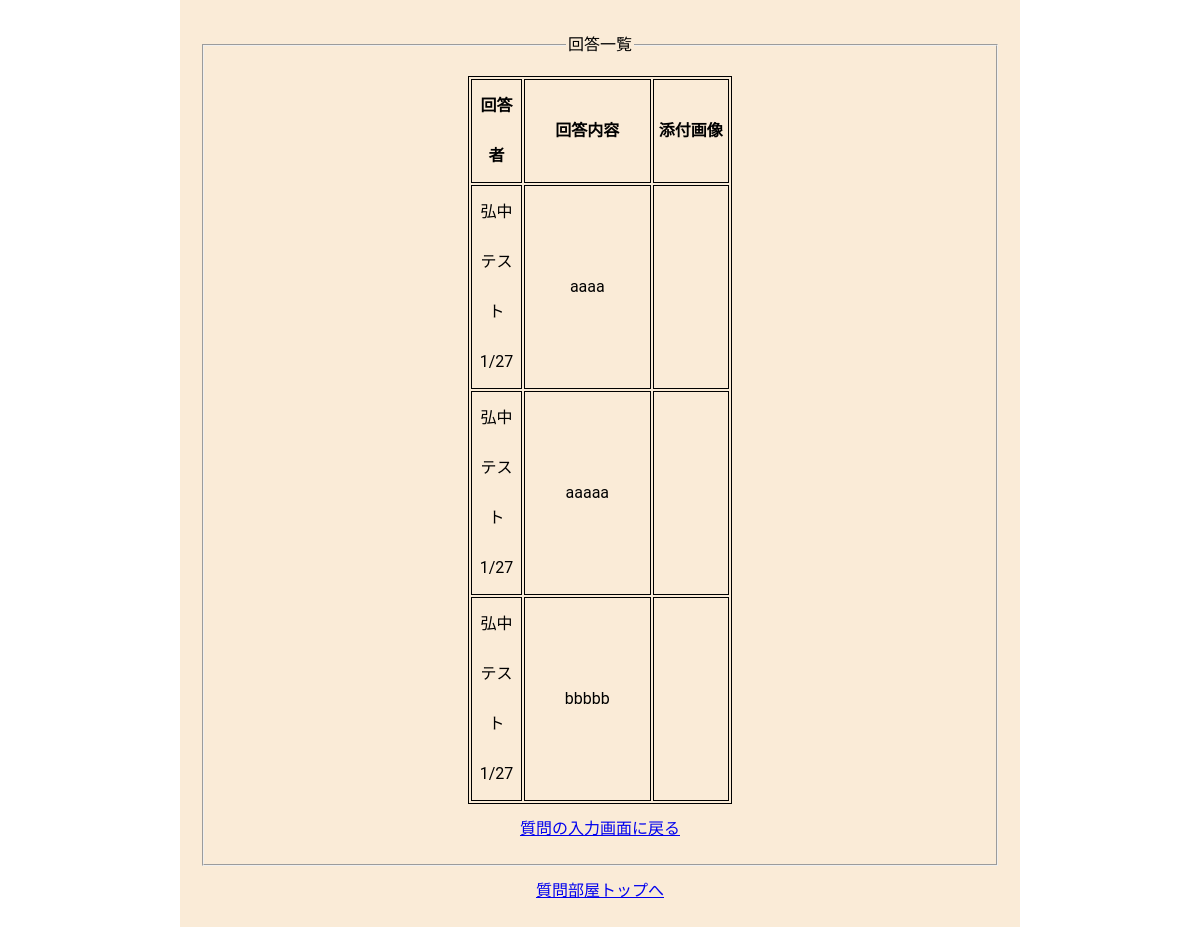
Before: /answer_read.php?id=7 (signed in) with the older database file.
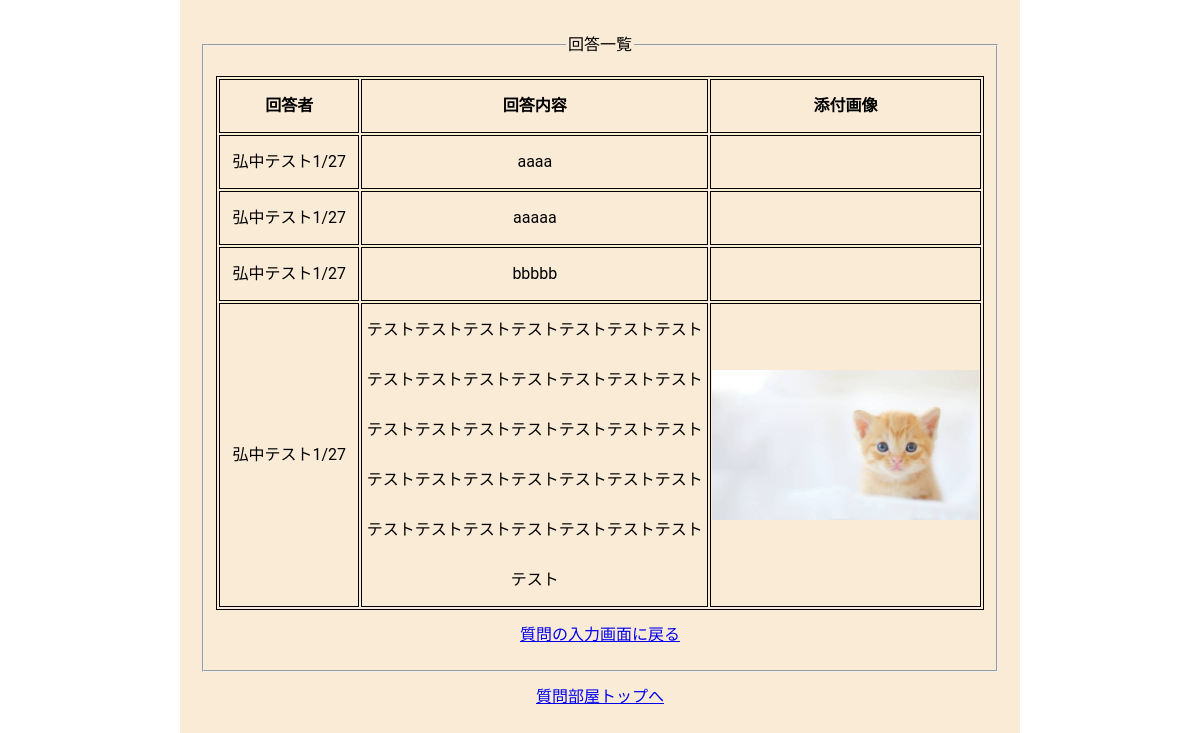
After: the same page with the newer database file.
### tables this page shows
CREATE TABLE `answer_table` (
  `id` int(11) NOT NULL,
  `user_id` int(11) NOT NULL,
  `question_id` int(11) NOT NULL,
  `answer` varchar(128) NOT NULL,
  `image` varchar(128) DEFAULT NULL,
  `created_at` datetime NOT NULL,
  `updated_at` datetime NOT NULL
);

### answer_read.php (the view, shortened to what this page needs)
<?php
$question_id = $_GET['id'];
$pdo = connect_to_db();
$sql = "SELECT * FROM answer_table LEFT OUTER JOIN
( SELECT id, user_name FROM user_table ) AS result_table
ON answer_table.user_id = result_table.id
WHERE question_id=:question_id ORDER BY created_at ASC";
$stmt = $pdo->prepare($sql);
$stmt->bindValue(':question_id', $question_id);
try {
  $status = $stmt->execute();
} catch (PDOException $e) {
  echo json_encode(["sql error" => "{$e->getMessage()}"]);
  exit();
}
$result = $stmt->fetchAll(PDO::FETCH_ASSOC);
$output = "";
foreach ($result as $record) {
  $output .= "
  <tr>
    <td>{$record["user_name"]}</td>
    <td>{$record["answer"]}</td>
    <td><img src='{$record["image"]}' height='150px'></td>
  </tr>
  ";
}
?>
<!DOCTYPE html>
<html lang="ja">
<head>
  <link rel="stylesheet" href="css/style.css">
</head>
<body>
  <div class="wrapper">
    <fieldset>
      <legend>回答一覧</legend>
      <div class="contents">
        <table>
          <thead>
            <tr>
              <th width="20%">回答者</th>
              <th width="50%">回答内容</th>
              <th width="30%">添付画像</th>
            </tr>
          </thead>
          <tbody>
            <?= $output ?>
          </tbody>
        </table>
      </div>
      <a href="question_input.php">質問の入力画面に戻る</a>
    </fieldset>
    <div><a href="question.php">質問部屋トップへ</a></div>
  </div>
</body>
</html>

Changed rows visible on the page:
added answer_table: user_name "弘中テスト1/27", answer "テストテストテストテストテストテストテストテストテストテストテストテストテストテストテストテストテストテストテストテストテストテストテストテストテストテストテストテストテストテストテストテストテストテストテストテスト", image (picture)
